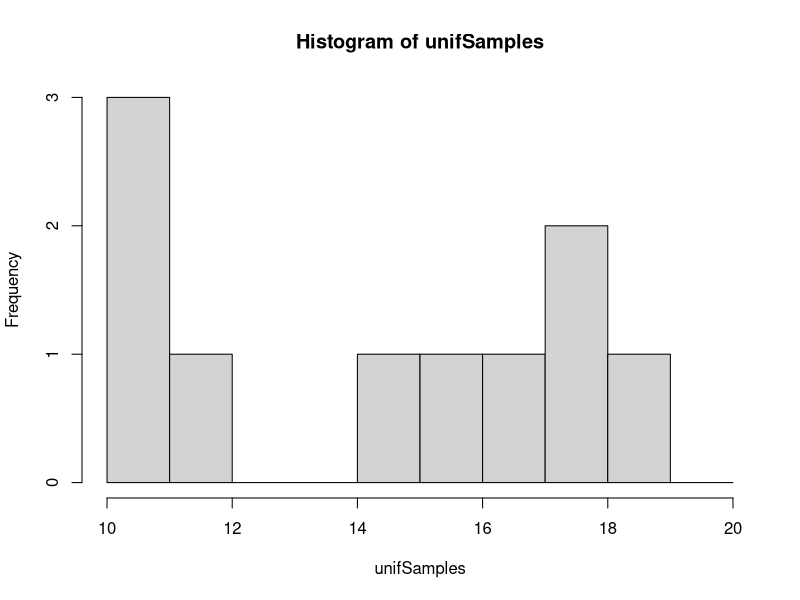
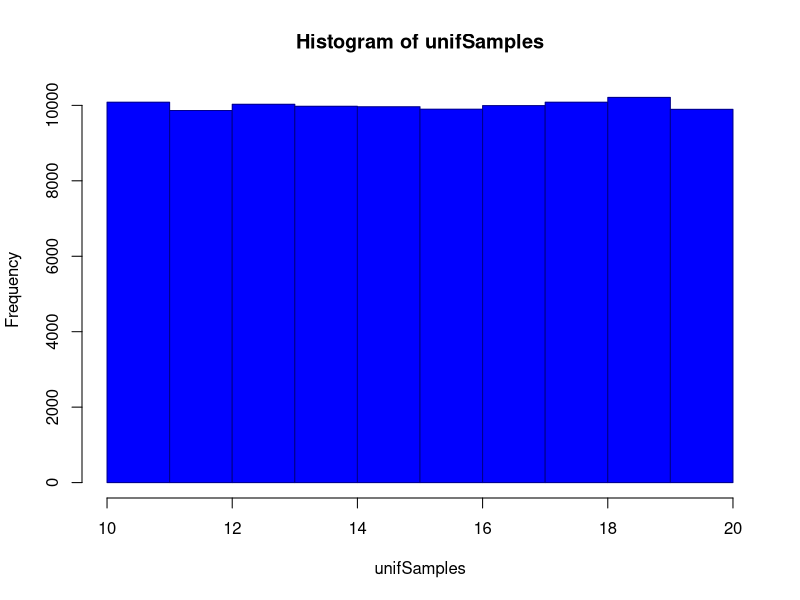
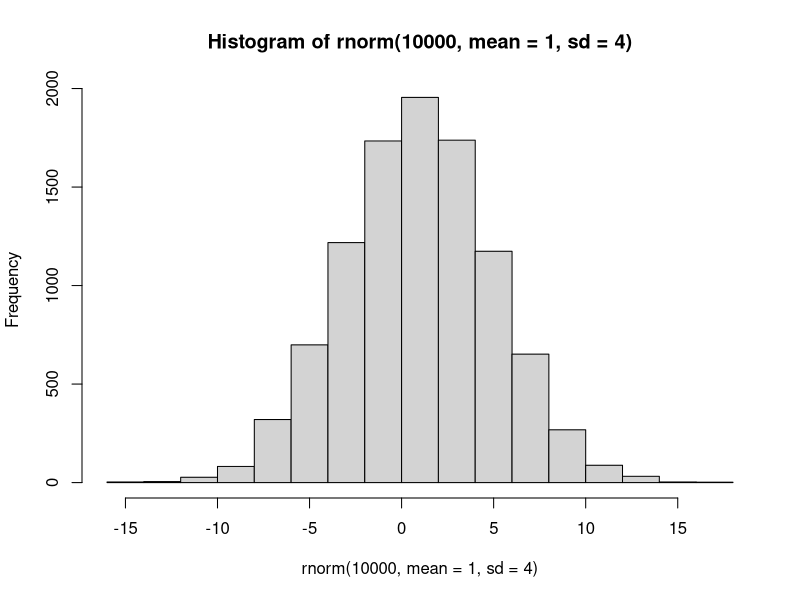
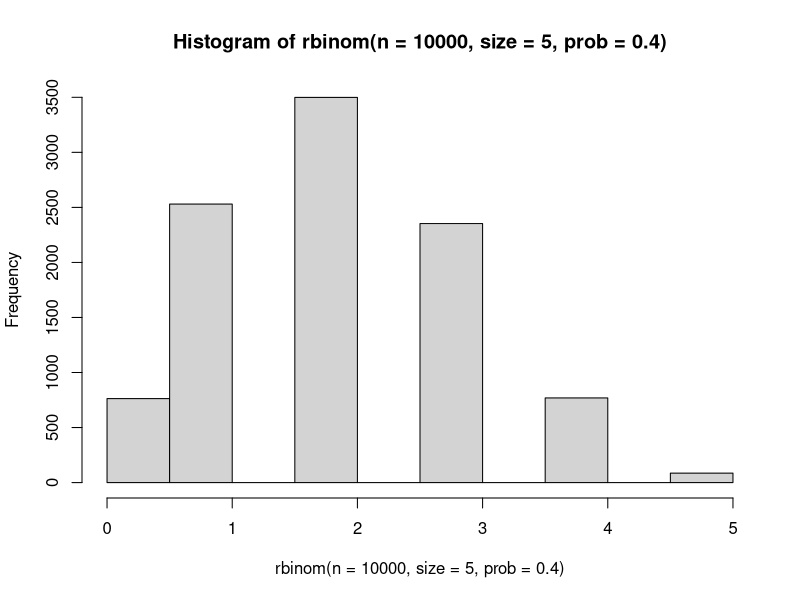
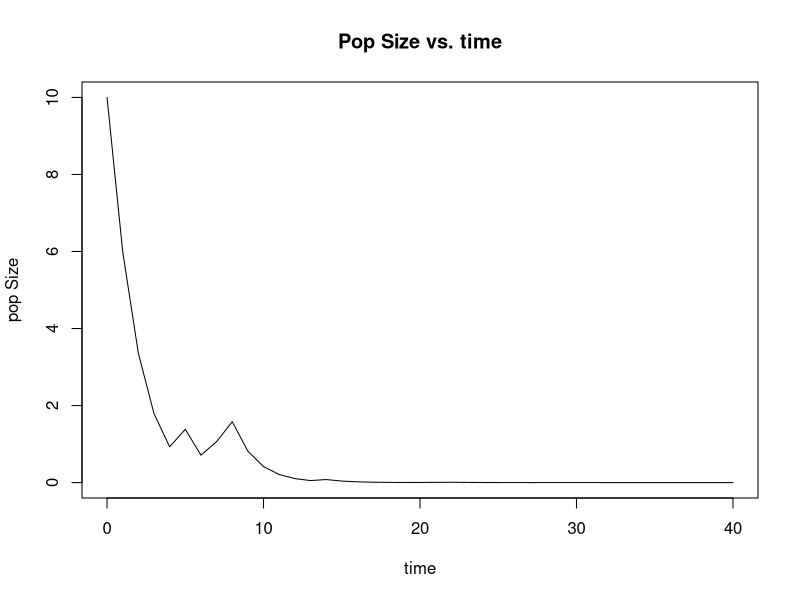
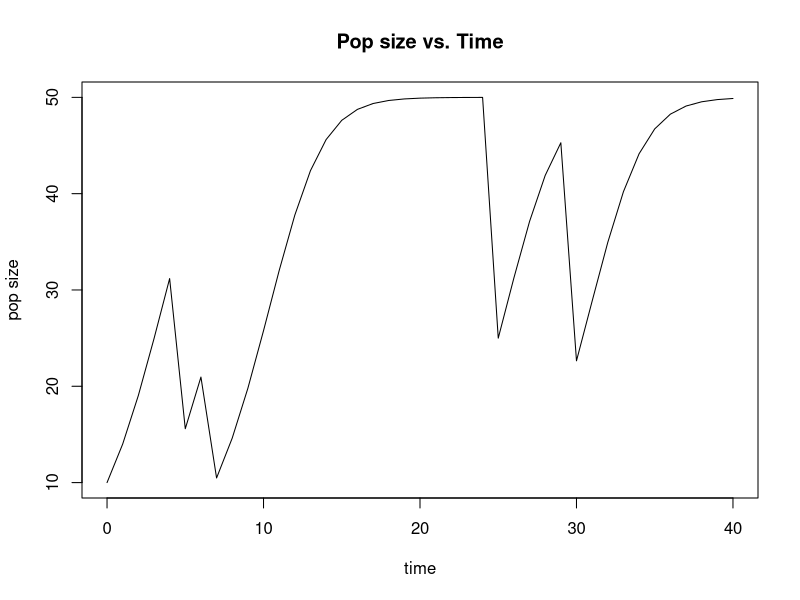
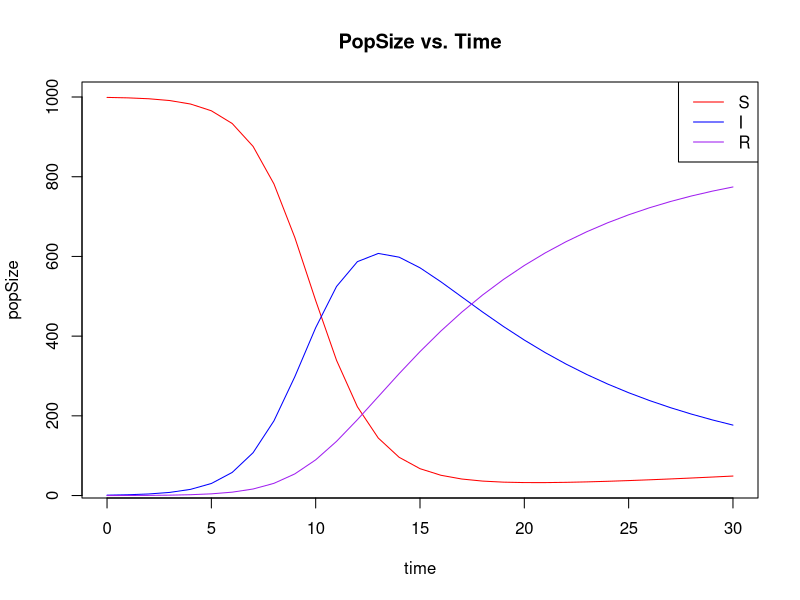

Write the R code that produced these figures, in order. (Note: this script raises an error after producing the figures.)
# lab 4
runif(10)
runif(10, min = 10, max = 20)
unifSamples <-runif(10, min = 10, max = 20)
hist(unifSamples, breaks = c(seq(10, 20, 1)))

unifSamples <- runif(100000, min = 10, max = 20) 
hist(unifSamples, border = "blue4", col = "blue1", breaks = c(seq(10, 20,1)))

rnorm(1)
rnorm(10, mean = 1, sd = 4)
hist(rnorm(10000, mean = 1, sd =4))

normSamples <- rnorm(100000, mean = 1, sd =4)
mean(normSamples)

sd(normSamples)

#Exercise 1---------------------
help(rbinom)
rbinom(n = 10, size =5, prob =0.4)

#Exercise 2---------------------
hist(rbinom(n = 10000, size = 5, prob = 0.4))
#note: rbinom, rpois, rexp 

#Exercise 3-------------------
r_d <- 0.5 
K <- 50 
unifSamples <- runif(40)


popVector <- rep(0,41) 
popVector[1] <- 10 #initial number of sheep 
for (year in seq(1,40)){
  if(unifSamples[year] < 0.4){
    r_d <- 0.5
  }
  if(unifSamples[year] >0.4){
    r_d <- -0.5
  }
  popVector[year + 1] <- popVector[year] + r_d*popVector[year]*(1-popVector[year]/K)
}
plot(seq(0,40), popVector, type = "l", xlab = "time", ylab = "pop Size", main = "Pop Size vs. time")
par(mar = c(5,4,4,2) + 0.1)

#Exercise 4 -------------------
# response: the plots are different, they never reached carrying capacity. Almost always 
# the graphs reached 0. 

#Exercise 5--------------
# to-do list: unif within for loop, exception for when unifSample 
# is less than 0.05

r_d <- 0.5 
K <- 50 

popVector <- rep(0,41)
popVector[1] <- 10 
for (year in seq(1,40)){
  unifSample <- runif(40)
  if(unifSample[year] < 0.05){
    popVector[year+1] <- popVector[year]/2
  }
  else{
    popVector[year +1] <- popVector[year] + r_d*popVector[year] * (1-popVector[year]/K)
  }
}
plot(seq(0,40), popVector, type = "l", xlab = "time", ylab = "pop size", main = "Pop size vs. Time")

#Exercise 6-------------------
# After running it for a few times, the graphs changed because 
# we were running different trials of random distributions of 0 to 1
# so the model also deducts its population at random intervals. The 
# population almost always reaches carrying capacity, I have not yet 
# ran a trial where the population crashes to 0. 

# Exercise 7--------------
install.packages("deSolve")
library("deSolve")

#lsoda(initial, t, mymodel, parameters)
#lsoda(times = t, func = mymodel, parms =parameters, y = initial)

IC <- c(S = 999, I = 1, R = 0)
N <- 1000
times <- seq(0, 30, 1)  #Create a sequence of times 
pars <- c(beta = 0.8, gamma = 0.1, mu= 0.01)

SIRODE <- function(t, vars, pars) {
  with(as.list(c(vars, pars)), { 
    #This is a function that allows you to refer to the named
    #parameters inside the vector pars directly by their name, without having to index pars.
    dSdt <- mu*N - ((beta*S*I)/N) - (mu*S)
    dIdt <- (beta*S*I)/N - mu*I - gamma*I
    dRdt <- gamma*I - mu*R
    return (list(c(dSdt, dIdt,dRdt)))
  })
}
output <- lsoda(IC, times, SIRODE, pars, rtol = 1e-5, atol = 1e-5)
head(output)
#Then make the plot 

plot(output[,1], output[,2], type = "l", xlab = "time", col = "red",ylab = "popSize", main = "PopSize vs. Time")
lines(output[,1], output[,3], type = "l", xlab = "time", col = "blue", ylab = "popSize", main = "PopSize vs. Time")
lines(output[,1], output[,4], type = "l", xlab = "time", col = "purple", ylab = "popSize", main = "PopSize vs. Time")

legend(x = "topright", legend = c("S", "I", "R"), col = c("red", "blue", "purple"), lty = 1)

# Exercise 8 ------------------------

IC <- c(S = 999, I = 1, R = 0)
N <- 1000
times <- seq(0, 30, 1)  #Create a sequence of times 
pars <- c(beta = (-0.8*t/30) + 0.8, gamma = 0.1, mu= 0.01)

SIRODE <- function(t, vars, pars) {
  with(as.list(c(vars, pars)), { 
    #This is a function that allows you to refer to the named
    #parameters inside the vector pars directly by their name, without having to index pars.
    dSdt <- mu*N - ((((-0.8*t/30) + 0.8)*S*I)/N) - (mu*S)
    dIdt <- (((-0.8*t/30) + 0.8)*S*I)/N - mu*I - gamma*I
    dRdt <- gamma*I - mu*R
    return (list(c(dSdt, dIdt,dRdt)))
  })
}
output <- lsoda(IC, times, SIRODE, pars, rtol = 1e-6, atol = 1e-6)
head(output)
#Then make the plot 

plot(output[,1], output[,2], type = "l", ylim = c(0,1000), xlab = "time", col = "red",ylab = "popSize", main = "PopSize vs. Time")
lines(output[,1], output[,3], type = "l", xlab = "time", col = "blue", ylab = "popSize", main = "PopSize vs. Time")
lines(output[,1], output[,4], type = "l", xlab = "time", col = "purple", ylab = "popSize", main = "PopSize vs. Time")

legend(x = "topright", legend = c("S", "I", "R"), col = c("red", "blue", "purple"), lty = 1)
